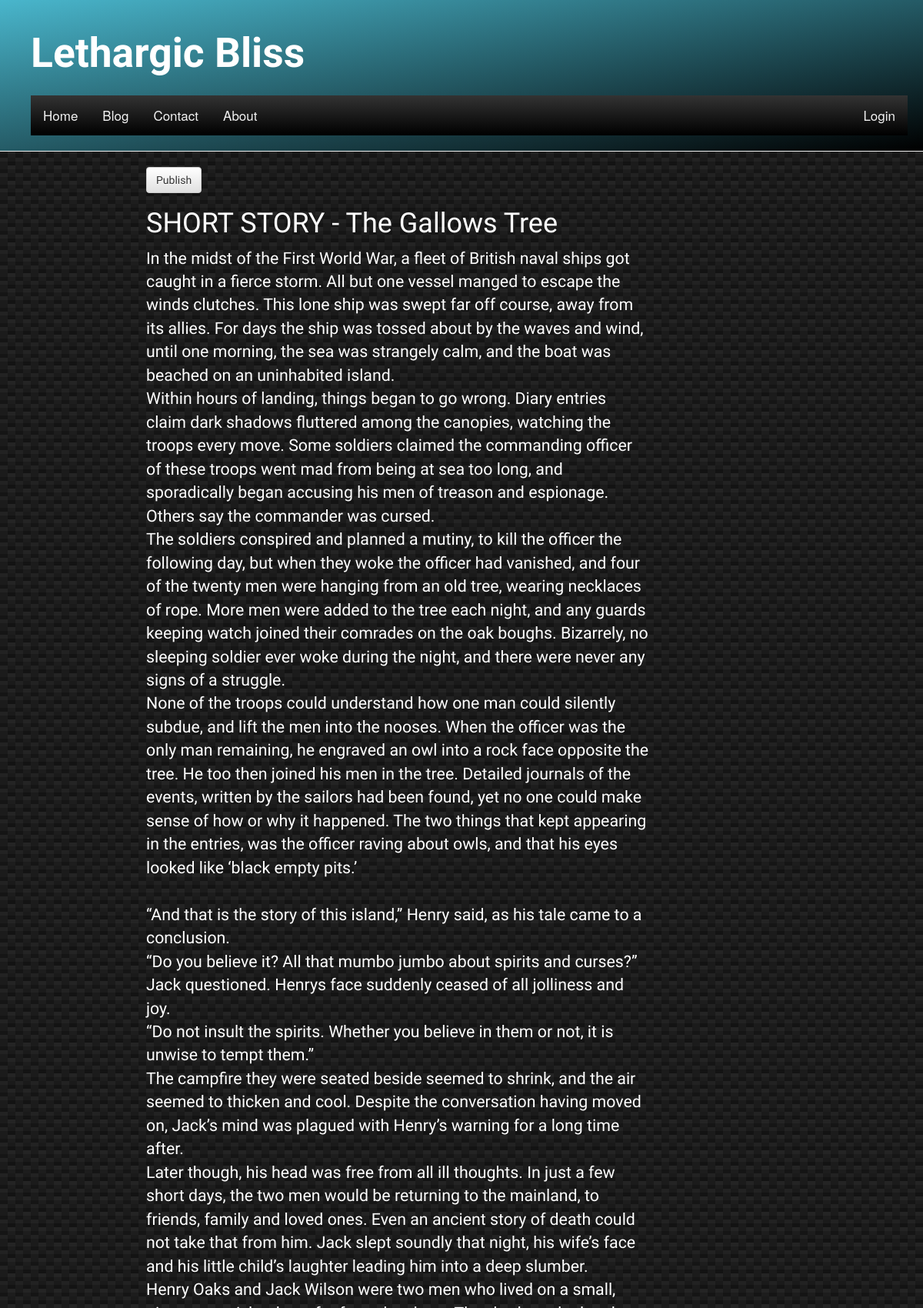
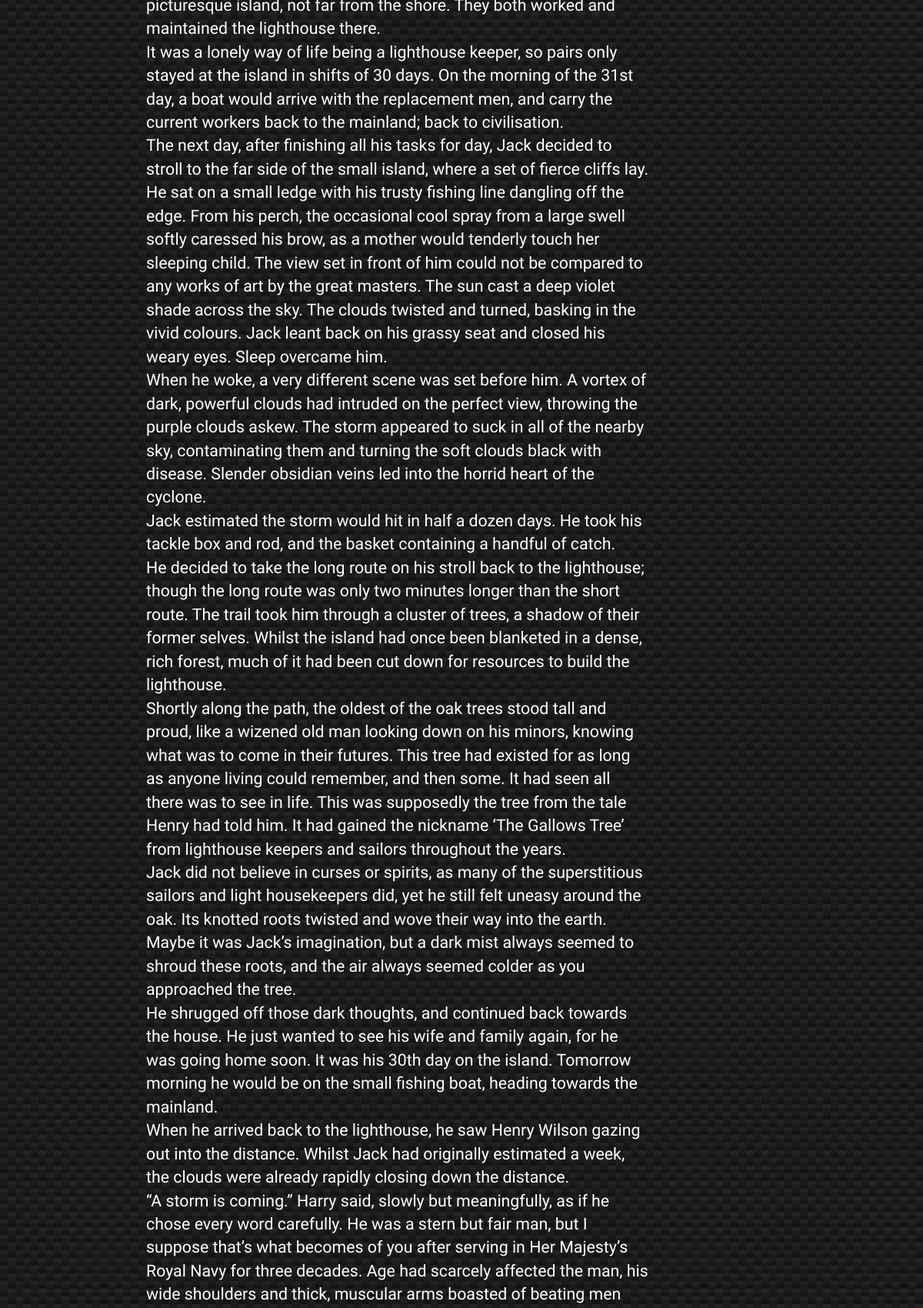
The page /post/10/ (upper part) on the database its author committed (2 pictures, top to bottom).
### blog/models.py (models this page shows, shortened)
class Post(models.Model):
    author = models.ForeignKey('auth.User')
    title = models.CharField(max_length=200)
    text = models.TextField()
    created_date = models.DateTimeField(
            default=timezone.now)
    published_date = models.DateTimeField(
            blank=True, null=True)

### blog/views.py (the view)
# urls.py: url(r'^post/(?P<pk>\d+)/$', views.post_detail, name='post_detail'),
def post_detail(request, pk):
    post = get_object_or_404(Post, pk=pk)
    return render(request, 'blog/post_detail.html', {'post': post})

### blog/templates/blog/post_detail.html (shortened to what this page needs)
{% extends 'blog/base.html' %}
{% block content %}
    <div class="post">
        {% if post.published_date %}
            <div class="date">
                {{ post.published_date }}
            </div>
	{% else %}
	    <a class="btn btn-default" href="{% url 'post_publish' pk=post.pk %}">Publish</a>
        {% endif %}
        <h1>{{ post.title }}</h1>
        <p>{{ post.text|linebreaksbr }}</p>
    </div>
{% endblock %}

### blog/static/css/blog.css (style rules this page uses)
html { height: 100%; }
body { height:100%; flex-direction:column; background: linear-gradient(27deg, #151515 5px, transparent 5px) 0 5px, linear-gradient(207deg, #151515 5px, transparent 5px) 10px 0px, linear-gradient(27deg, #222 5px, transparent 5px) 0px 10px, linear-gradient(207deg, #222 5px, transparent 5px) 10px 5px, linear-gradient(90deg, #1b1b1b 10px, transparent 10px), linear-gradient(#1d1d1d 25%, #1a1a1a 25%, #1a1a1a 50%, transparent 50%, transparent 75%, #242424 75%, #242424); background-color: #131313; background-size: 20px 20px; }
h1, h2, h3, h4 { font-family: 'Julius Sans One'; color: #ffffff; }
.post { margin-bottom: 70px; color: #ffffff; }

### rows shown on the page
Post: title "SHORT STORY - The Gallows Tree", text "In the midst of the First World War, a fleet of British naval ships got caught in a fierce storm. All but one vessel manged to escape the winds clutches. This lone ship was swept far off course, away from its allies. For days the ship was tossed about by the waves and wind, until one morning, the sea was strangely calm, and the boat was beached on an uninhabited island. Within hours of landing, things began to go wrong. Diary entries claim dark shadows fluttered among the canopies, watching the troops every move. Some soldiers claimed the commanding officer of these troops went mad from being at sea too long, and sporadically began accusing his men of treason and espionage. Others say the…"
